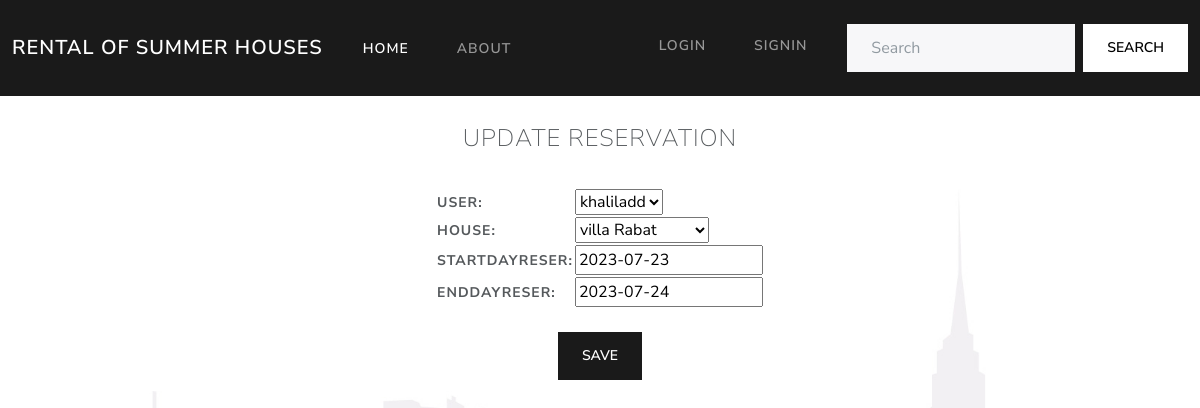
The page /updateADreservation/6/ on the database its author committed.
### Consulte_poste/models.py (models this page shows, shortened)
class ResrvationVilla(models.Model):
    user=models.ForeignKey(settings.AUTH_USER_MODEL, on_delete=models.CASCADE)
    house = models.ForeignKey(Villa, on_delete=models.CASCADE)
    StartDayReser =models.DateField()
    EndDayReser =models.DateField()

### Consulte_poste/views.py (the view)
# urls.py: path('updateADreservation/<int:pk>/' , ReservationUpdateADView.as_view(),name='UpdateAD-reservation' ),
class ReservationUpdateADView(UpdateView):
    template_name="UpdatereservationAD.html"
    model=ResrvationVilla
    fields = ["user","house","StartDayReser","EndDayReser"]
    success_url='/listereservationvilla/'

### Consulte_poste/models.py (called while the page is built)
    def __str__(self):
        return self.Title

### Consulte_poste/templates/UpdatereservationAD.html (shortened to what this page needs)
{% load static %}
<!DOCTYPE html>
<html>
  <head>
    <link rel="stylesheet" href="{% static 'css/bootstrap.min.css' %}" />
  </head>
  <body>
    <nav class="navbar navbar-expand-lg navbar-dark bg-primary">
      <div class="container-fluid">
        <a class="navbar-brand" href="{% url 'Consulte_poste:homeIn' %}">rental of summer houses</a>
        <div class="collapse navbar-collapse" id="navbarColor01">
          <ul class="navbar-nav me-auto">
            <li class="nav-item">
              <a class="nav-link active" href="{% url 'Consulte_poste:homeIn' %}">Home
              </a>
            </li>
            <li class="nav-item">
              <a class="nav-link" href="#">About</a>
            </li>
          </ul>
          <form class="d-flex">
            {% if user.is_authenticated %}
            <ul class="navbar-nav me-auto">
                <li class="nav-item dropdown">
                    <a class="nav-link dropdown-toggle" data-bs-toggle="dropdown" href="#" role="button" aria-haspopup="true" aria-expanded="false">{{user}} ACTIONS</a>
                    <div class="dropdown-menu">
                      <a class="dropdown-item" href="{% url 'Consulte_poste:Add-villa' %}">Add your villa</a>
                      <a class="dropdown-item" href="{% url 'Consulte_poste:Add-App' %}">Add your appartment</a>
                      <a class="dropdown-item" href="{% url 'Consulte_poste:Liste-Pvilla' %}">Show your villas</a>
                      <a class="dropdown-item" href="{% url 'Consulte_poste:Liste-PApp' %}">Show your appartment</a>
                      <a class="dropdown-item" href="{% url 'Consulte_poste:Liste-PersReserVil' %}">Show all villa reservations </a>
                      <a class="dropdown-item" href="{% url 'Consulte_poste:Liste-PersReserApp' %}">Show all apartment reservations </a>
                    </div>
                  </li>
                  {% if user.is_superuser %}
                  <li class="nav-item dropdown">
                    <a class="nav-link dropdown-toggle" data-bs-toggle="dropdown" href="#" role="button" aria-haspopup="true" aria-expanded="false">ADMIN ACTIONS</a>
                    <div class="dropdown-menu">
                      <a class="dropdown-item" href="{% url 'Consulte_poste:Liste-user' %}">Show all users</a>
                      <a class="dropdown-item" href="{% url 'Consulte_poste:Liste-villa' %}">Show all villas</a>
                      <a class="dropdown-item" href="{% url 'Consulte_poste:Liste-app' %}">Show all appartment</a>
                      <a class="dropdown-item" href="{% url 'Consulte_poste:Liste-ReserVilla' %}">Show all villa reservations</a>
                      <a class="dropdown-item" href="{% url 'Consulte_poste:Liste-Reserapp' %}">Show all apartment reservations</a>
                    </div>
                  </li>
                  {% endif %}
                <li class="nav-item">
                  <a class="nav-link" href="{% url 'Logout' %}">LOGOUT</a>
                </li>
             </ul>
            {% else %}
            <ul class="navbar-nav me-auto">
            <li class="nav-item">
              <a class="nav-link" href="{% url 'Login' %}">LOGIN</a>
            </li>
            <li class="nav-item">
              <a class="nav-link" href="{% url 'Registre' %}">SIGNIN</a>
            </li>
         </ul>
            {% endif %}
            <input class="form-control me-sm-2" type="search" placeholder="Search">
            <button class="btn btn-secondary my-2 my-sm-0" type="submit">Search</button>
          </form>
         </div>
      </div>
    </nav>
    <br>
    <table  class="tabcenter">
    <form method="post">
      <fieldset>
        <legend Align=Center>UPDATE RESERVATION</legend>
        <br>
        <br>
        {{ form.as_table  }}
      </fieldset>
    </table>
    <br>
    <div style="text-align:center">
<button type="submit" class="btn btn-primary">Save</button>
    </div>
  </body>
</html>

### rows shown on the page
ResrvationVilla: user "khaliladd", house "villa Rabat", StartDayReser "2023-07-23", EndDayReser "2023-07-24"
